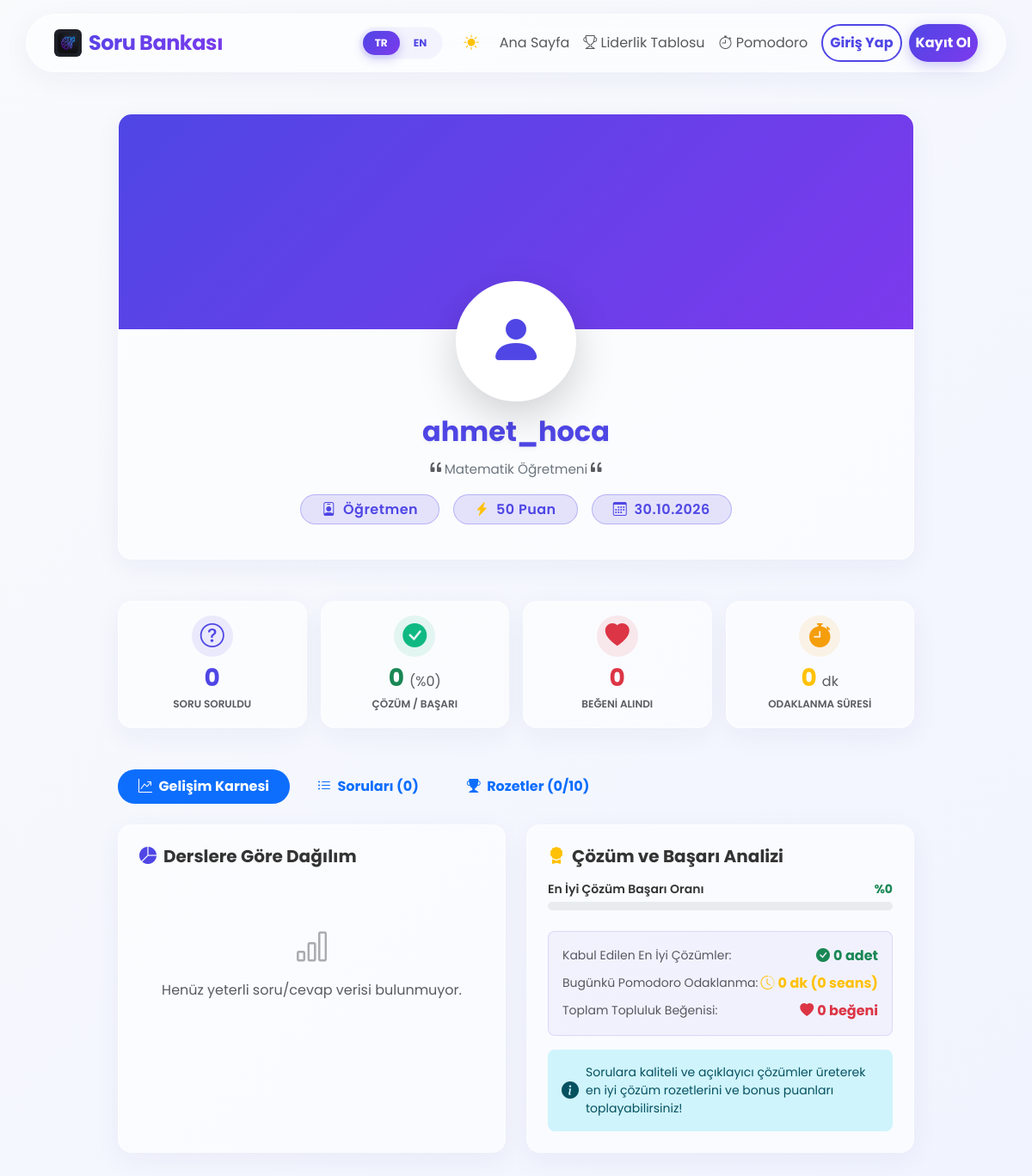
The page /profile/2 on the database its author committed.
### tables this page shows
CREATE TABLE users (
    id            INT          NOT NULL AUTO_INCREMENT,
    username      VARCHAR(50)  NOT NULL,
    email         VARCHAR(100) NOT NULL,
    password      VARCHAR(255) NOT NULL,
    role          ENUM('student','teacher','admin') NOT NULL DEFAULT 'student',
    profile_photo VARCHAR(255)            DEFAULT NULL,
    cover_photo   VARCHAR(255)            DEFAULT NULL,
    bio           TEXT                    DEFAULT NULL,
    points        INT                     DEFAULT 0,
    google_id     VARCHAR(255)            DEFAULT NULL,
    reset_token   VARCHAR(255)            DEFAULT NULL,
    reset_expires DATETIME                DEFAULT NULL,
    created_at    TIMESTAMP               DEFAULT CURRENT_TIMESTAMP,
    is_banned     TINYINT(1)              NOT NULL DEFAULT 0,
    PRIMARY KEY (id),
    UNIQUE KEY uq_username (username),
    UNIQUE KEY uq_email    (email)
);

### views/profile.php (the view, shortened to what the rows shown need)
<div class="row justify-content-center mb-5 animate-fade-in">
    <div class="col-lg-10">
        <div class="glass-effect rounded-4 text-center position-relative overflow-hidden mb-5 hover-lift" style="border: 1px solid var(--glass-border-light);">
            <div class="position-relative p-4" style="z-index: 1; margin-top: -80px;">
                <div class="position-relative d-inline-block mb-3">
                    <?php if (!empty($user['profile_photo'])): ?>
                        <img src="<?= BASE_URL . $user['profile_photo'] ?>" alt="<?= __('profile_photo') ?>" class="rounded-circle shadow-lg bg-white" style="width: 140px; height: 140px; object-fit: cover; border: 4px solid var(--bs-body-bg); transition: transform 0.3s ease;">
                    <?php else: ?>
                        <div class="bg-white text-primary rounded-circle shadow-lg d-flex align-items-center justify-content-center mx-auto" style="width: 140px; height: 140px; font-size: 4rem; border: 4px solid var(--bs-body-bg);">
                        </div>
                    <?php endif; ?>
                </div>
                <h2 class="fw-bold mb-1" style="color: var(--primary-color); text-shadow: 0 2px 4px rgba(0,0,0,0.05);"><?= htmlspecialchars($user['username']) ?></h2>
                <?php if (!empty($user['bio'])): ?>
                    <p class="text-secondary mt-2 mb-3 px-3 mx-auto" style="max-width: 600px; font-size: 0.95rem; line-height: 1.5;">
                        <i class="bi bi-quote fs-5 text-muted"></i><?= nl2br(htmlspecialchars($user['bio'])) ?><i class="bi bi-quote fs-5 text-muted"></i>
                    </p>
                <?php endif; ?>
                <div class="d-flex justify-content-center gap-3 flex-wrap mb-3">
                    <span class="badge badge-glass fs-6 px-4 py-2 rounded-pill">
                        <i class="bi bi-person-badge me-1"></i>
                        <?= $user['role'] === 'student' ? __('student') : ($user['role'] === 'teacher' ? __('teacher') : __('admin')) ?>
                    </span>
                    <span class="badge badge-glass fs-6 px-4 py-2 rounded-pill">
                        <i class="bi bi-lightning-charge-fill text-warning me-1"></i> <?= (int)($user['points'] ?? 0) ?> Puan
                    </span>
                    <span class="badge badge-glass fs-6 px-4 py-2 rounded-pill">
                        <i class="bi bi-calendar3 me-1"></i> <?= date('d.m.Y', strtotime($user['created_at'])) ?>
                    </span>
                </div>
            </div>
        </div>
    </div>
</div>
<?php
require __DIR__ . '/layout.php';
?>

### rows shown on the page
users: username "ahmet_hoca", bio "Matematik Öğretmeni", role "Öğretmen", points "50", created_at "30.10.2026"

### other values the page prints
__('home_link') "Ana Sayfa"
__('leaderboard') "Liderlik Tablosu"
__('login_btn') "Giriş Yap"
__('register_btn') "Kayıt Ol"
count($userQuestions) "0"
__('questions_asked') "SORU SORULDU"
$userAnswerCount "0"
$successRate "0"
$totalLikes "0"
__('likes_received') "BEĞENI ALINDI"
$pomodoroStats['total_minutes'] "0"
count($userBadges) "0"
count($allBadges) "10"
$bestAnswerCount "0"
$pomodoroStats['today_minutes'] "0"
